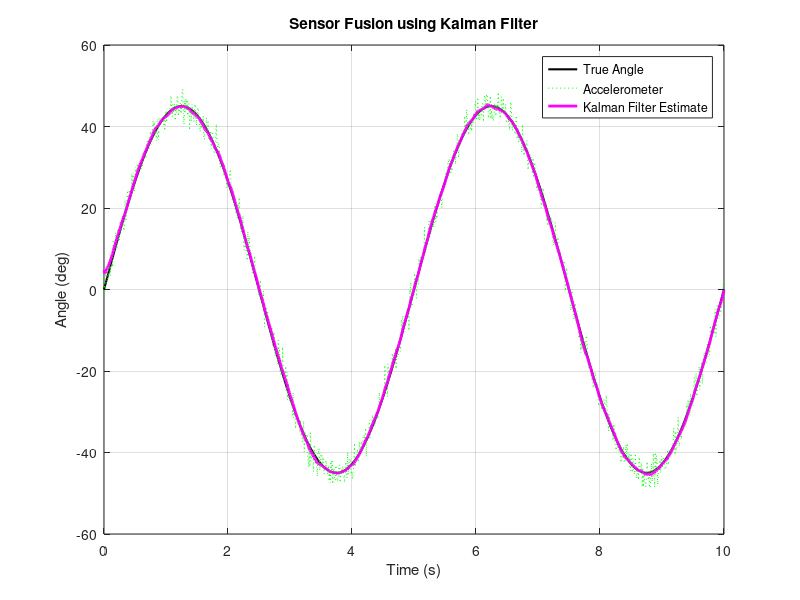

Write MATLAB code to recreate this figure.

% Sensor Fusion Step 3: Kalman Filter Implementation
clear; clc; close all;

%% Parameters
fs = 100;               % Sampling frequency (Hz)
T = 10;                 % Duration (seconds)
t = 0:1/fs:T;           % Time vector

% True angle (ground truth)
true_angle = 45 * sin(2 * pi * 0.2 * t);  % +/-45 degrees

%% Simulated Sensors
encoder_resolution = 1024;
quantization = 360 / encoder_resolution;
encoder_noise = 0.5 * randn(size(t));
encoder_reading = round((true_angle + encoder_noise) / quantization) * quantization;

gyro_bias = 0.2;
gyro_noise = 0.5 * randn(size(t));
gyro_rate = [0, diff(true_angle)*fs];
gyro_reading = gyro_rate + gyro_bias + gyro_noise;

accel_noise = 2 * randn(size(t));
accel_reading = true_angle + accel_noise;

%% Kalman Filter Initialization
x = [accel_reading(1); 0];    % Initial state [angle; bias]
P = eye(2);                   % Initial error covariance
Q = [0.01 0; 0 0.003];        % Process noise covariance
R = 4;                        % Measurement noise (accelerometer)
A = [1 -1/fs; 0 1];           % State transition matrix
B = [1/fs; 0];                % Control input model (gyro input)
H = [1 0];                    % Measurement model

fused_kalman = zeros(size(t));
fused_kalman(1) = x(1);

%% Kalman Filter Loop
for i = 2:length(t)
    % Predict
    x = A * x + B * gyro_reading(i);
    P = A * P * A' + Q;

    % Update
    K = P * H' / (H * P * H' + R);            % Kalman gain
    x = x + K * (accel_reading(i) - H * x);   % State update
    P = (eye(2) - K * H) * P;                 % Covariance update

    fused_kalman(i) = x(1);                   % Store estimated angle
end

%% Plot Results
figure('Name', 'Kalman Filter Sensor Fusion');
plot(t, true_angle, 'k', 'LineWidth', 1.5); hold on;
plot(t, accel_reading, 'g:');
plot(t, fused_kalman, 'm', 'LineWidth', 2);
legend('True Angle', 'Accelerometer', 'Kalman Filter Estimate');
xlabel('Time (s)');
ylabel('Angle (deg)');
title('Sensor Fusion using Kalman Filter');
grid on;
